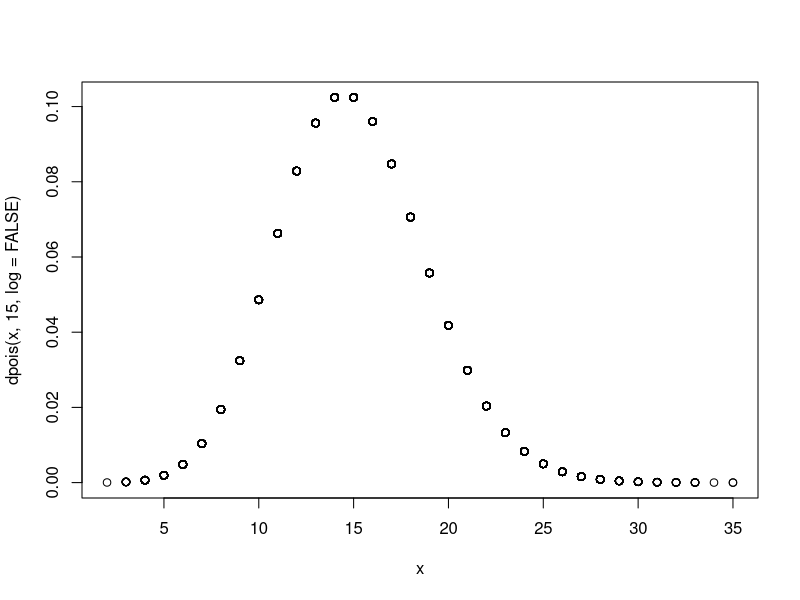
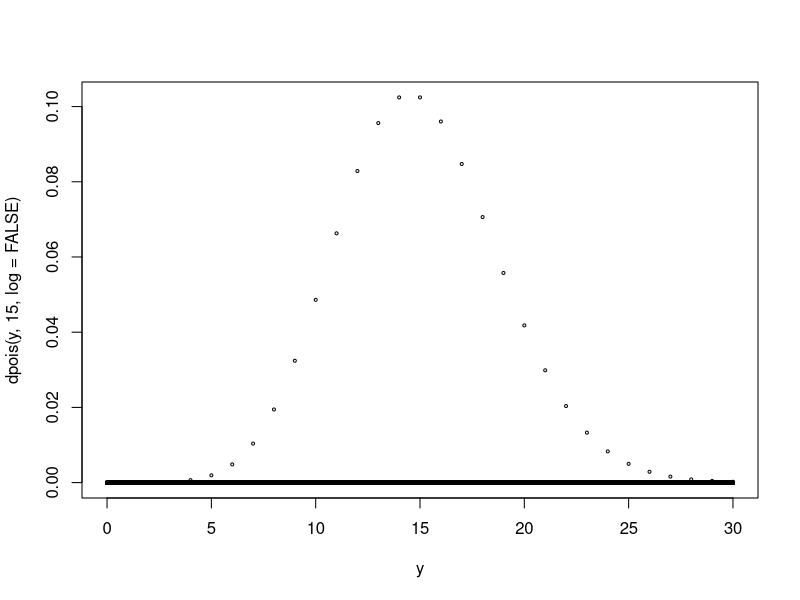
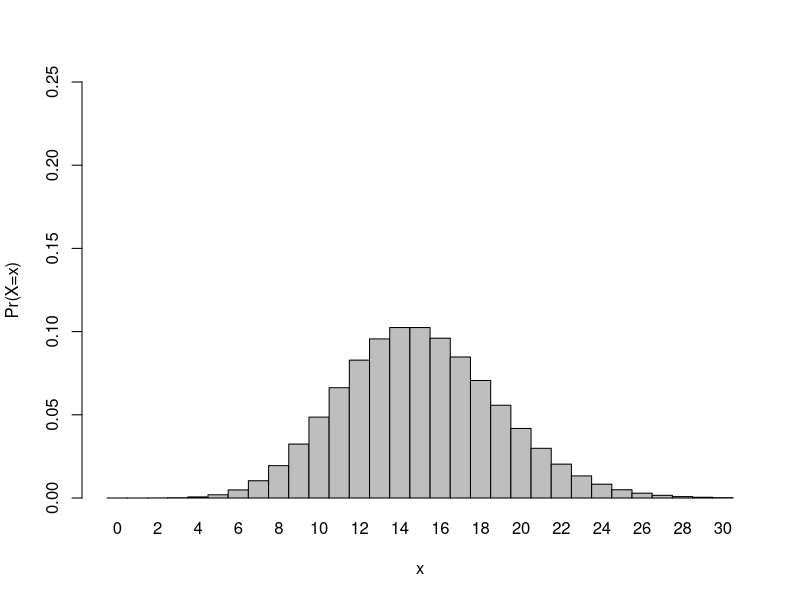
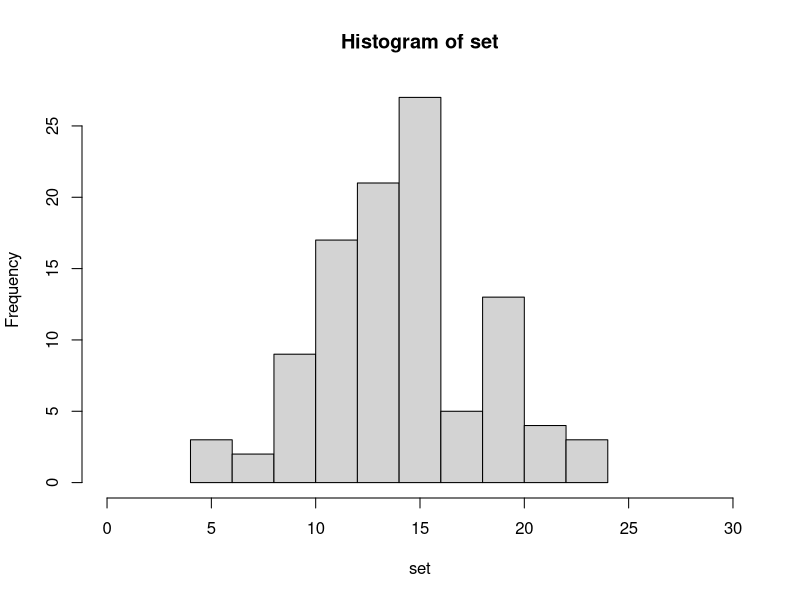

Write the R code that produced these figures, in order.
## ---- chunk 1
set.seed(1)
x <- rpois(100000, 15)
plot(x, dpois(x, 15, log=FALSE))
## ---- chunk 2
qpois(0.975, 15, lower.tail=TRUE, log.p=FALSE)
## ---- chunk 3
sum(ppois(8:23, 15, lower.tail=TRUE, log.p=FALSE))
## ---- chunk 4
1-ppois(q=8, lambda=15)
## ---- chunk 5
ppois(0, 15, lower.tail=TRUE, log.p=FALSE)
## ---- chunk 6
dpois(x=0,lambda=15)
## ---- chunk 7
p3 <- 15^3*exp(-15)/factorial(3)
p3
## ---- chunk 8
dpois(x=3,lambda=15) #output is the same as the above formula
## ---- chunk 9
y<- seq(0, 30, 0.0001)
plot(y, dpois(y, 15, log=FALSE), cex=0.4)
## ---- chunk 10
barplot(dpois(x=0:30,lambda=15),ylim=c(0,0.25), space=0,names.arg=0:30, ylab="Pr(X=x)", xlab="x")
## ---- chunk 11
set <- NULL
n<-1
for (i in 1:104){
set[i] <- mean(sample(x, n, replace=TRUE))
}
quantile(set)
quantile(set, c(0.025, 0.975))
## ---- chunk 12
hist(set, xlim=c(0,30))
